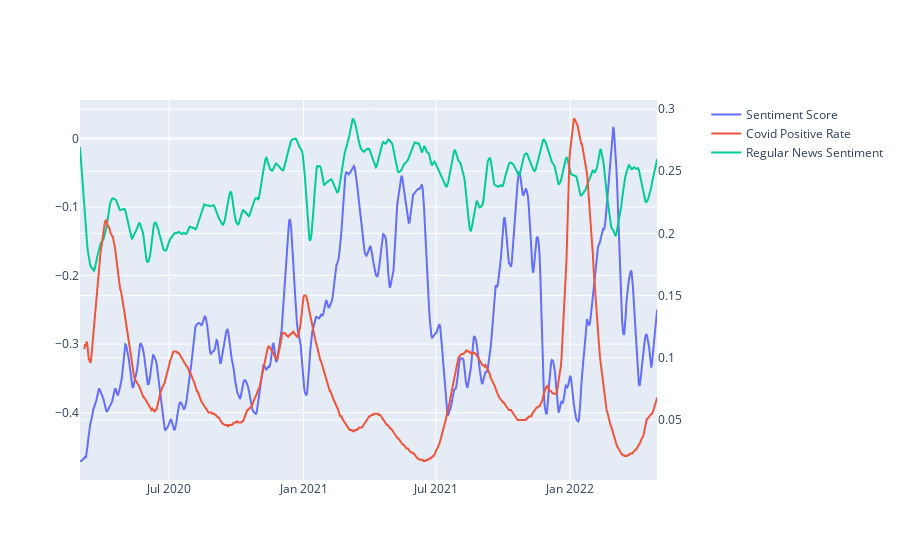

Write notebook code for a chart like this one.
### Code cell
fig = make_subplots(specs=[[{"secondary_y": True}]])
fig.add_trace(
    go.Scatter(x=big_five_covid_df['date'], y=big_five_covid_df['smoothed_prediction'], name="Sentiment Score"),
    secondary_y=False,
)

fig.add_trace(
    go.Scatter(x=df['date'], y=df['positive_rate'], name="Covid Positive Rate"),
    secondary_y=True, 
)

fig.add_trace(
    go.Scatter(x=regular_df['date'], y=regular_df['smoothed_prediction'], name="Regular News Sentiment"),
    secondary_y=False, 
)

### Figure 1 — Plotly figure (JSON) as saved in the notebook; plotly's stock layout.template omitted (floating-point values rounded to 4 significant figures; data arrays with more than 128 entries replaced by an {"elided": "..."} marker saying what was removed)
{"data": [{"name": "Sentiment Score", "type": "scatter", "x": {"elided": "791 str values"}, "xaxis": "x", "y": {"elided": "791 float values"}, "yaxis": "y"}, {"name": "Covid Positive Rate", "type": "scatter", "x": {"elided": "791 str values"}, "xaxis": "x", "y": {"elided": "791 float values"}, "yaxis": "y2"}, {"name": "Regular News Sentiment", "type": "scatter", "x": {"elided": "791 str values"}, "xaxis": "x", "y": {"elided": "791 float values"}, "yaxis": "y"}], "layout": {"xaxis": {"anchor": "y", "domain": [0, 0.94]}, "yaxis": {"anchor": "x", "domain": [0, 1]}, "yaxis2": {"anchor": "x", "overlaying": "y", "side": "right"}}}
